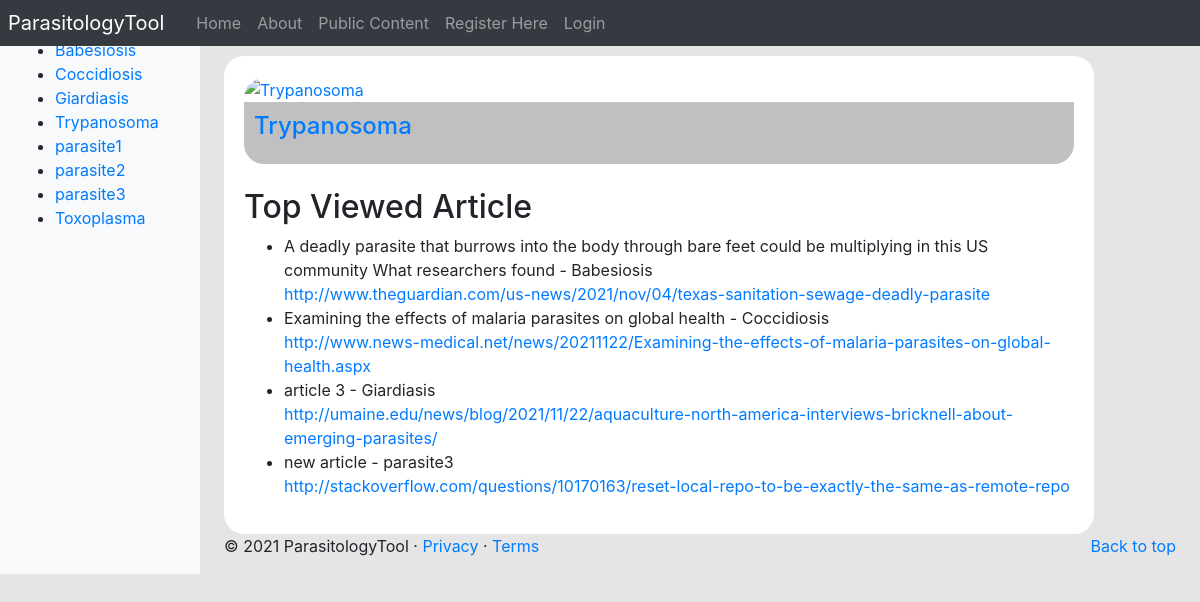
/parasitologyTool/public_content/, run on the app's committed database.
### parasitologyTool/models.py (models this page shows, shortened)
class Parasite(models.Model):
	NAME_MAX_LENGTH = 128
	name = models.CharField(max_length=NAME_MAX_LENGTH, unique=True)
	views = models.IntegerField(default=0)
	picture = models.ImageField(upload_to='parasite_pic')

class Article(models.Model):
	TITLE_MAX_LENGTH = 128
	URL_MAX_LENGTH = 200
	parasite = models.ForeignKey(Parasite, on_delete=models.CASCADE, default=None)
	title = models.CharField(max_length=TITLE_MAX_LENGTH, unique=True)
	url = models.URLField(max_length=URL_MAX_LENGTH)
	views = models.IntegerField(default=0)

### parasitologyTool/views.py (the view)
# urls.py: path('public_content/', views.public_content, name='public_content'),
def public_content(request):
    context_dict = {}
    parasite_list = Parasite.objects.order_by('name')
    top_viewed_parasite = Parasite.objects.order_by('-views')[0]
    article_list = Article.objects.order_by('views')
    context_dict['parasites'] = parasite_list
    context_dict['articles'] = article_list
    context_dict['top_viewed_parasite'] = top_viewed_parasite
    return render(request, 'parasitologyTool/public_content.html', context=context_dict)

### parasitologyTool/templatetags/parasitologyTool_template_tags.py (called while the page is built)
@register.inclusion_tag('parasitologyTool/parasite_list.html')
def get_parasite_list(current_category=None):
	return {'parasites': Parasite.objects.all(),
	        'current_category':current_category}

### templates/parasitologyTool/public_content.html (shortened to what this page needs)
{% extends 'parasitologyTool/base.html' %}
{% load static %}
{% block body_block %}
    <body>
        <h1>Public Content</h1>
        <div class="box">
            {% if top_viewed_parasite %}
            <div>
                <div class="box-bg">
                    <a href="{% url 'parasitologyTool:public_parasite_page' top_viewed_parasite.id %}">
                    <img src="{{ MEDIA_URL }}{{ top_viewed_parasite.picture }}"
                         alt="Trypanosoma" />
                    </a>
                </div>
                <div class="box-text">
                    <a href="{% url 'parasitologyTool:public_parasite_page' top_viewed_parasite.id %}"><h2>{{ top_viewed_parasite.name }}</h2></a>
                </div>
            </div>
            {% else %}
            <strong>No parasites</strong>
            {% endif %}
            <br>
            <div>
            <h2>Top Viewed Article</h2>
                {% if articles %}
                    <ul>
                        {% for article in articles %}
                        <li>{{ article.title }} - {{ article.parasite.name }}</li>
                            <a href="{{ article.url }}">{{ article.url }}</a>
                        {% endfor %}
                    </ul>
                {% else %}
                    <strong>No Articles</strong>
                {% endif %}
            </div>
        </div>
    </body>
{% endblock %}

### templates/parasitologyTool/parasite_list.html
{% if parasites %}
    <ul>
    {% for p in parasites %}
        {% if p == current_category %}
            <li><strong><a href="{% url 'parasitologyTool:goto' %}?parasite_id={{ p.id }}">{{ p.name }}</a></strong></li>
        {% else %}
            <li><a href="{% url 'parasitologyTool:goto' %}?parasite_id={{ p.id }}">{{ p.name }}</a></li>
        {% endif %}
    {% endfor %}
    </ul>
{% else %}
    <strong>No parasites</strong>
{% endif %}

### templates/parasitologyTool/public_content.html (style rules this page uses)
body { background: #E5E5E5; }
.box { width: 870px; background: white; padding: 20px; border-radius: 20px; }
.box-bg img { width: 830px; height: 470px; border-radius: 20px; border-bottom-right-radius: 0px; border-bottom-left-radius: 0px; }
.box-text { padding: 10px ; background: silver; border-radius: 20px; border-top-left-radius: 0px; border-top-right-radius: 0px; }
.box-text h2 { width: 580px; height: 34px; font-size: 24px; text-align: left; }

### data on the page
Parasite: name "Babesiosis"
Parasite: name "Coccidiosis"
Parasite: name "Giardiasis"
Parasite: name "Trypanosoma"
Parasite: name "parasite1"
Parasite: name "parasite2"
Parasite: name "parasite3"
Parasite: name "Toxoplasma"
Article: title "A deadly parasite that burrows into the body through bare feet could be multiplying in this US community What researchers found", parasite.name "Babesiosis", url "http://www.theguardian.com/us-news/2021/nov/04/texas-sanitation-sewage-deadly-parasite"
Article: title "Examining the effects of malaria parasites on global health", parasite.name "Coccidiosis", url "http://www.news-medical.net/news/20211122/Examining-the-effects-of-malaria-parasites-on-global-health.aspx"
Article: title "article 3", parasite.name "Giardiasis", url "http://umaine.edu/news/blog/2021/11/22/aquaculture-north-america-interviews-bricknell-about-emerging-parasites/"
Article: title "new article", parasite.name "parasite3", url "http://stackoverflow.com/questions/10170163/reset-local-repo-to-be-exactly-the-same-as-remote-repo"
